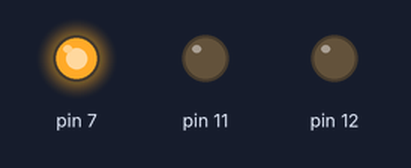
The sketch below on a simulated Arduino Uno, built with avr-gcc and run on an emulated ATmega328P. On the bench: output pins drawn as LEDs (lit = HIGH).

Above: at 2.5 s.
At 6.5 s:
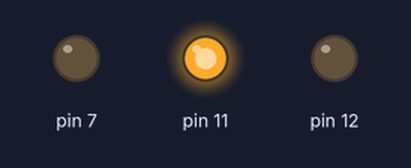
At 10.5 s:
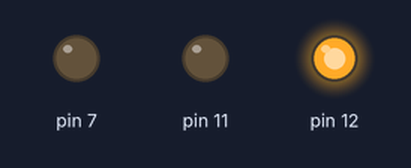
Timing chart, 0 to 16.9 s (numbered marks = the images above):
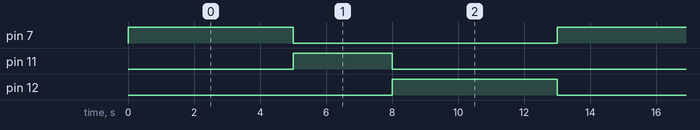

Measured:
- by itself, pin 7, pin 12: alternates HIGH for 5.0 s and LOW for 8.0 s
- by itself, pin 11: alternates HIGH for 3.0 s and LOW for 10.0 s
- by itself, everything shown: repeats every 13.0 s, in 4 steps

The sketch:

SimpleTrafficLight.ino
```cpp
void setup() {
  pinMode(7, OUTPUT);
  pinMode(11, OUTPUT);
  pinMode(12, OUTPUT);

}

void loop() {

  digitalWrite(7, HIGH);
  delay(5000);
  digitalWrite(7, LOW);

  digitalWrite(11, HIGH);
  delay(3000);
  digitalWrite(11, LOW);

  digitalWrite(12, HIGH);
  delay(5000);
  digitalWrite(12, LOW);

}
```
